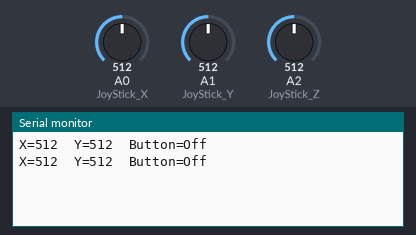
A sketch run on a simulated Arduino Uno, built with avr-gcc and run on an emulated ATmega328P. Shown: the last lines printed to the serial monitor. The test bench sets the inputs (shaded band); at power-on: A2 (JoyStick_Z) = 512, A0 (JoyStick_X) = 512, A1 (JoyStick_Y) = 512.

Above: at 1.2 s.
1.3 s: A2 (JoyStick_Z) set to 0
At 2.8 s:
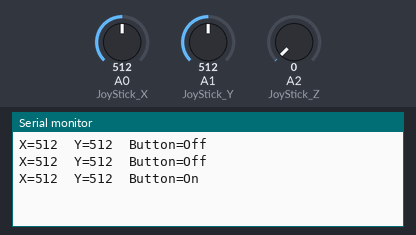
4.5 s: A0 (JoyStick_X) set to 716
At 5.6 s:
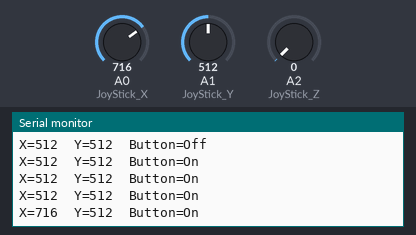
6.0 s: A1 (JoyStick_Y) set to 716
At 6.3 s:
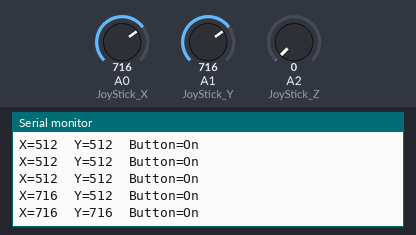
7.5 s: A2 (JoyStick_Z) set to 122
At 8.8 s:
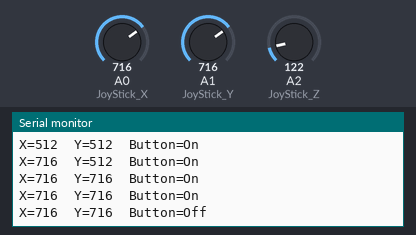
9.0 s: A0 (JoyStick_X) set to 900
At 9.8 s:
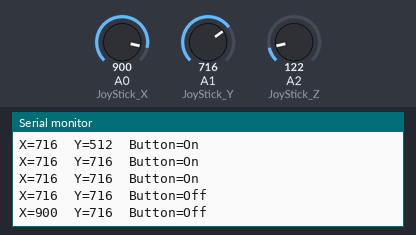
10.5 s: A1 (JoyStick_Y) set to 900
At 11.5 s:
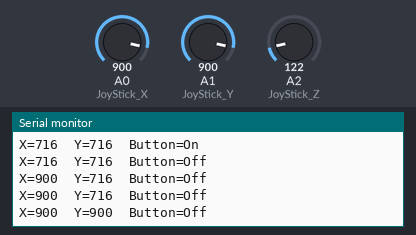
Timing chart, 0 to 13.0 s (numbered marks = the images above; inputs shaded):
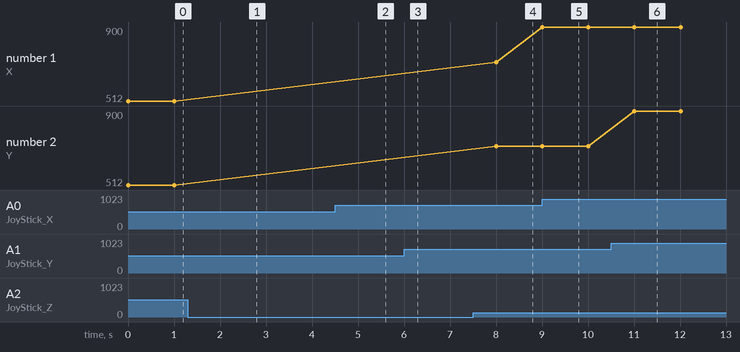

Measured:
- after the input at 1.3 s, the serial monitor: prints a new line after 0.70 s (image 1)
- after the input at 4.5 s, the serial monitor: prints a new line after 0.51 s (image 2)
- after the input at 6.0 s, the serial monitor: prints a new line at once (image 3)
- after the input at 7.5 s, the serial monitor: prints a new line after 0.51 s (image 4)
- after the input at 9.0 s, the serial monitor: prints a new line at once (image 5)
- after the input at 10.5 s, the serial monitor: prints a new line after 0.51 s (image 6)
- plotted number 1: 716 → 900 after the input at 9.0 s

The sketch:

Using_PS2_joystick.ino
```cpp
//x,y,z轴接在模拟输入的A1，A0,A2
#define JoyStick_X 0
#define JoyStick_Y 1
#define JoyStick_Z 2
//SW引脚按下去时输出0，不按时在0-5V间跳动
void setup() {
  // put your setup code here, to run once:
  Serial.begin(9600);
}

void loop() {
  // put your main code here, to run repeatedly:
  int x,y,z;
  x=analogRead(JoyStick_X);
  y=analogRead(JoyStick_Y);
  z=analogRead(JoyStick_Z);
  Serial.print("X=");
  Serial.print(x);
  Serial.print("\tY=");
  Serial.print(y);

  if(analogRead(JoyStick_Z)==0){
    Serial.println("\tButton=On");

  }else{
    Serial.println("\tButton=Off");
  }

  delay(1000);
}
```
